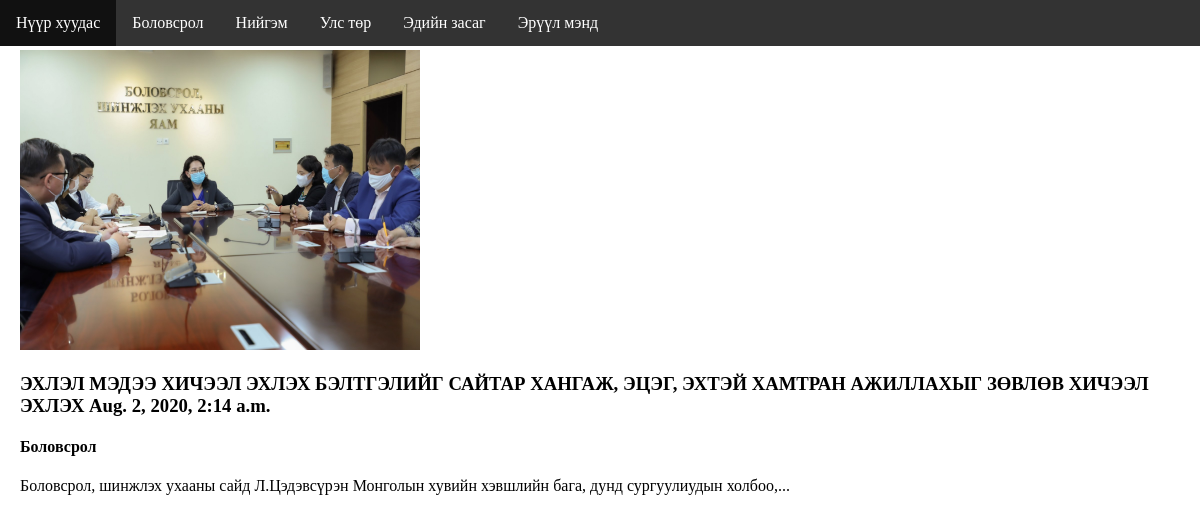
/post/6, run on the app's committed database.
### blog/models.py (models this page shows, shortened)
class Category(models.Model):
    name = models.CharField(max_length=50)
    path = models.CharField(max_length=50)
    created = models.DateTimeField(auto_now_add=True)
    def __str__(self):
        return self.name

class Post(models.Model):
    title = models.CharField(max_length=100)
    text = models.TextField()
    created = models.DateTimeField(auto_now_add=True)
    image = models.ImageField(default='none.png',blank=True)
    category = models.ForeignKey(Category, default=None, on_delete=models.DO_NOTHING)
    def shorter(self):
        return self.text[:100] +'...'

### blog/views.py (the view)
# urls.py: path('post/<int:id>', views.post, name='posts'),
def post(request, id):
    print('category id --->', id)
    category_list = Category.objects.all().order_by('name')
    post_list = Post.objects.filter(category__id =id)
    context = {
        'categories': category_list,
        'posts': post_list
    }
    return render(request, 'post.html', context)

### templates/post.html (shortened to what this page needs)
<!DOCTYPE html>
<html>
<head>
</head>
<body>
<ul>
  <li><a href="{% url 'index'%">Нүүр хуудас</a></li>
  {% for i in categories %}
    <li><a href="{% url 'posts' id=i.id %}">{{ i.name }}</a></li>
</ul>
<div style="padding:20px;margin-top:30px;">
  {% for i in posts %}
    <img src="{{ i.image.url }}" alt="" srcset="" width="400" height="300">
    <h3>{{ i.title }} {{ i.created }}</h3>
    <h4>{{ i.category }}</h4>
    <p>{{ i.shorter }}</p>
  {% endfor %}
</div>
</body>
</html>

### templates/post.html (style rules this page uses)
body { margin:0; }
ul { list-style-type: none; margin: 0; padding: 0; overflow: hidden; background-color: #333; position: fixed; top: 0; width: 100%; }
li { float: left; }
li a { display: block; color: white; text-align: center; padding: 14px 16px; text-decoration: none; }

### data on the page
Category: name "Боловсрол"
Category: name "Нийгэм"
Category: name "Улс төр"
Category: name "Эдийн засаг"
Category: name "Эрүүл мэнд"
Post: image (picture), title "ЭХЛЭЛ МЭДЭЭ ХИЧЭЭЛ ЭХЛЭХ БЭЛТГЭЛИЙГ САЙТАР ХАНГАЖ, ЭЦЭГ, ЭХТЭЙ ХАМТРАН АЖИЛЛАХЫГ ЗӨВЛӨВ ХИЧЭЭЛ ЭХЛЭХ", created "Aug. 2, 2020, 2:14 a.m.", category "Боловсрол", shorter "Боловсрол, шинжлэх ухааны сайд Л.Цэдэвсүрэн Монголын хувийн хэвшлийн бага, дунд сургуулиудын холбоо,..."
